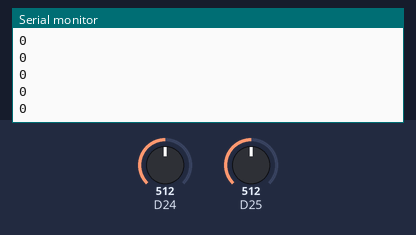
Bench run of a sketch on a simulated Arduino Zero (SAMD21). Shown: the last lines printed to the serial monitor. The inputs (shaded band) are chosen by the test bench; at power-on: D24 = 512, D25 = 512 (analog values on the 0–1023 scale).

Above: at 1.2 s.
1.3 s: D24 set to 716
At 1.31 s:
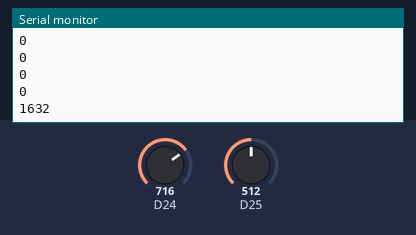
2.8 s: D25 set to 306
At 2.81 s:
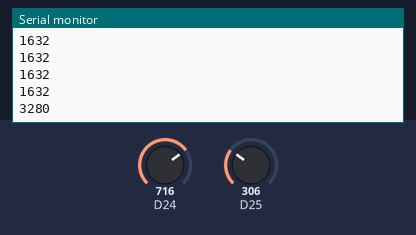
4.3 s: D24 set to 900
At 4.32 s:
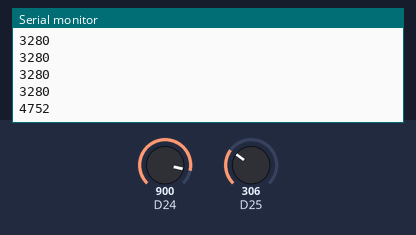
5.8 s: D25 set to 122
At 5.82 s:
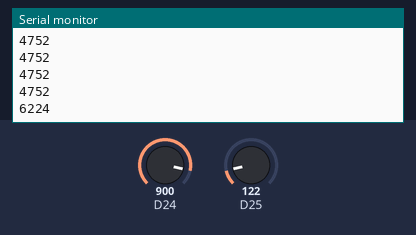
Timing chart, 0 to 8.3 s (numbered marks = the images above; inputs shaded):
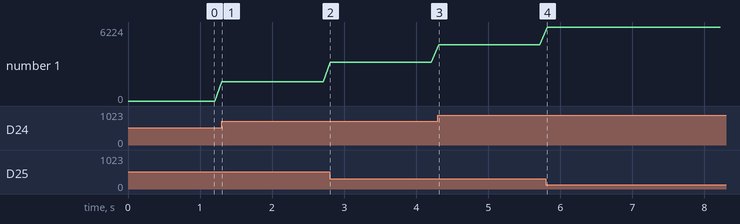

Measured:
- after the input at 1.3 s, the serial monitor: prints a new line at once (image 1)
- after the input at 2.8 s, the serial monitor: prints a new line at once (image 2)
- after the input at 4.3 s, the serial monitor: prints a new line at once (image 3)
- after the input at 5.8 s, the serial monitor: prints a new line at once (image 4)
- plotted number 1: 0 → 1632 after the input at 1.3 s, 1632 → 3280 after the input at 2.8 s, 3280 → 4752 after the input at 4.3 s, 4752 → 6224 after the input at 5.8 s

The sketch:

TestLoadCell.ino
```cpp
void setup() {
  // put your setup code here, to run once:
  Serial.begin(9600);
  analogReadResolution(13);
  Serial.println("Initialized");
}

void loop() {
  // put your main code here, to run repeatedly:
  Serial.println(analogRead(A10) - analogRead(A11));
  delay(100);


}


void logPin( uint8_t pin){
  Serial.print("Pin ");
  Serial.print(pin);
  Serial.print(": ");
  Serial.println(analogRead(pin));
}
```
